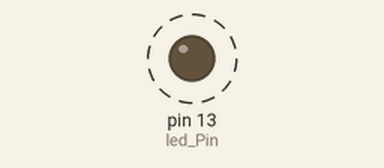
Simulated run of this sketch. Board: Arduino Uno, built with avr-gcc and run on an emulated ATmega328P. Shown: output pins drawn as LEDs (lit = HIGH). Dashed ring = blinking.

Above: at 0.2 s.
Timing chart, 0 to 3.0 s (numbered marks = the images above):
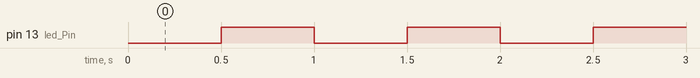

The sketch:

BLINK_alternativo.ino
```cpp
#include <avr/io.h>
#include <util/delay.h>

#define led_Pin PB5

// write digital "high" to pin <pn> on port <prt>
#define DIGIWRITE_H(prt, pn) prt |= (1<<pn)

// write digital "low" to pin <pn> on port <prt>
#define DIGIWRITE_L(prt, pn) prt &= ~(1<<pn)


int main(void) {
  // DDRB is the "data direction register" for port B
    // the ATtinyX5 only has port B with usable pins
    // we set both LED pins to "output"
    DDRB |= (1 << led_Pin);// | (1 << PIN_LED2);

    // initially set the pins to "low"
    DIGIWRITE_L(PORTB, led_Pin);

    while(1) {
      // put your main code here, to run repeatedly:
      DIGIWRITE_L(PORTB, led_Pin);
      _delay_ms(500);
      DIGIWRITE_H(PORTB, led_Pin);
      _delay_ms(500);
    }

    return 0;
}
```

Measured:
- by itself, pin 13 (led_Pin): alternates HIGH for 0.50 s and LOW for 0.50 s
